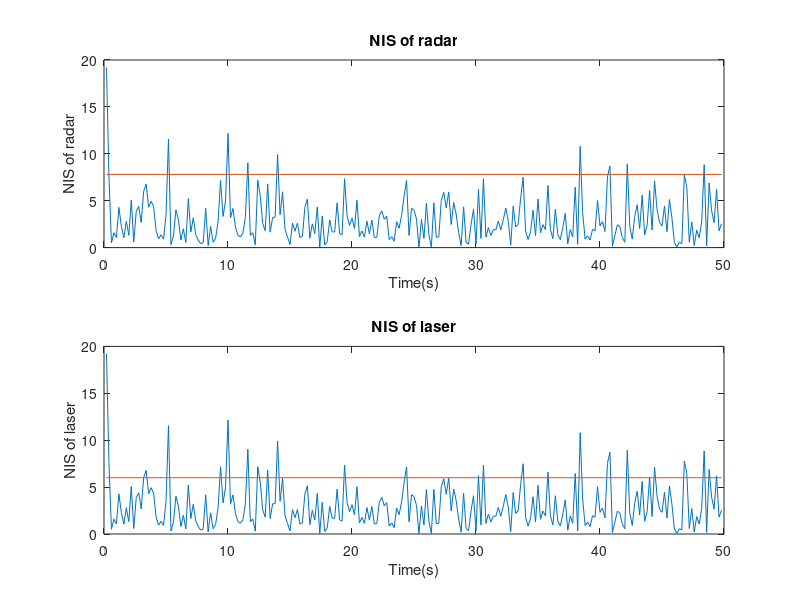

Write MATLAB code to recreate this figure.
clear;
close all;

NIS_radar = load('build/NIS_radar.txt');
NIS_laser = load('build/NIS_laser.txt');
dt = 0.2;  %the time elapsed between two same measurements

figure(1);
subplot(2,1,1);
plot(dt*(1:length(NIS_radar)),NIS_radar);
hold on;
plot([dt,dt*length(NIS_radar)],[7.8,7.8]);
xlabel('Time(s)');
ylabel('NIS of radar')
title('NIS of radar');
hold off;

subplot(2,1,2);
plot(dt*(1:length(NIS_laser)),NIS_radar);
hold on;
plot([dt, dt*length(NIS_laser)],[6.0,6.0]);
xlabel('Time(s)');
ylabel('NIS of laser')
title('NIS of laser');
hold off;

saveas(gcf,'NIS_output.jpg'),